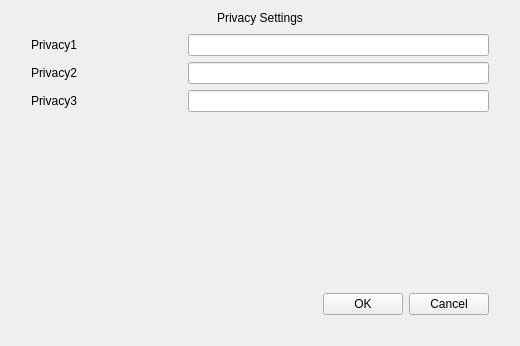
<?xml version="1.0" encoding="UTF-8"?>
<ui version="4.0">
 <class>PosPrivacySettings</class>
 <widget class="QWidget" name="PosPrivacySettings">
  <property name="geometry">
   <rect>
    <x>0</x>
    <y>0</y>
    <width>520</width>
    <height>346</height>
   </rect>
  </property>
  <property name="windowTitle">
   <string>Form</string>
  </property>
  <layout class="QVBoxLayout" name="verticalLayout">
   <property name="spacing">
    <number>0</number>
   </property>
   <item>
    <widget class="QLabel" name="label_title">
     <property name="minimumSize">
      <size>
       <width>0</width>
       <height>0</height>
      </size>
     </property>
     <property name="text">
      <string>Privacy Settings</string>
     </property>
     <property name="alignment">
      <set>Qt::AlignCenter</set>
     </property>
    </widget>
   </item>
   <item>
    <widget class="QWidget" name="widget_background" native="true">
     <property name="focusPolicy">
      <enum>Qt::StrongFocus</enum>
     </property>
     <layout class="QVBoxLayout" name="verticalLayout_2">
      <property name="leftMargin">
       <number>20</number>
      </property>
      <property name="rightMargin">
       <number>20</number>
      </property>
      <property name="bottomMargin">
       <number>20</number>
      </property>
      <item>
       <layout class="QGridLayout" name="gridLayout">
        <item row="2" column="1">
         <widget class="MyLineEdit" name="lineEditPrivacy2">
          <property name="sizePolicy">
           <sizepolicy hsizetype="Expanding" vsizetype="Fixed">
            <horstretch>2</horstretch>
            <verstretch>0</verstretch>
           </sizepolicy>
          </property>
         </widget>
        </item>
        <item row="1" column="1">
         <widget class="MyLineEdit" name="lineEditPrivacy1">
          <property name="sizePolicy">
           <sizepolicy hsizetype="Expanding" vsizetype="Fixed">
            <horstretch>2</horstretch>
            <verstretch>0</verstretch>
           </sizepolicy>
          </property>
         </widget>
        </item>
        <item row="1" column="0">
         <widget class="QLabel" name="labelPrivacy1">
          <property name="sizePolicy">
           <sizepolicy hsizetype="Preferred" vsizetype="Preferred">
            <horstretch>1</horstretch>
            <verstretch>0</verstretch>
           </sizepolicy>
          </property>
          <property name="text">
           <string>Privacy1</string>
          </property>
         </widget>
        </item>
        <item row="2" column="0">
         <widget class="QLabel" name="labelPrivacy2">
          <property name="sizePolicy">
           <sizepolicy hsizetype="Preferred" vsizetype="Preferred">
            <horstretch>1</horstretch>
            <verstretch>0</verstretch>
           </sizepolicy>
          </property>
          <property name="text">
           <string>Privacy2</string>
          </property>
         </widget>
        </item>
        <item row="3" column="0">
         <widget class="QLabel" name="labelPrivacy3">
          <property name="sizePolicy">
           <sizepolicy hsizetype="Preferred" vsizetype="Preferred">
            <horstretch>1</horstretch>
            <verstretch>0</verstretch>
           </sizepolicy>
          </property>
          <property name="text">
           <string>Privacy3</string>
          </property>
         </widget>
        </item>
        <item row="3" column="1">
         <widget class="MyLineEdit" name="lineEditPrivacy3">
          <property name="sizePolicy">
           <sizepolicy hsizetype="Expanding" vsizetype="Fixed">
            <horstretch>2</horstretch>
            <verstretch>0</verstretch>
           </sizepolicy>
          </property>
         </widget>
        </item>
       </layout>
      </item>
      <item>
       <spacer name="verticalSpacer">
        <property name="orientation">
         <enum>Qt::Vertical</enum>
        </property>
        <property name="sizeHint" stdset="0">
         <size>
          <width>20</width>
          <height>109</height>
         </size>
        </property>
       </spacer>
      </item>
      <item>
       <layout class="QHBoxLayout" name="horizontalLayout">
        <item>
         <spacer name="horizontalSpacer">
          <property name="orientation">
           <enum>Qt::Horizontal</enum>
          </property>
          <property name="sizeHint" stdset="0">
           <size>
            <width>40</width>
            <height>20</height>
           </size>
          </property>
         </spacer>
        </item>
        <item>
         <widget class="QPushButton" name="pushButtonOk">
          <property name="text">
           <string>OK</string>
          </property>
         </widget>
        </item>
        <item>
         <widget class="QPushButton" name="pushButtonCancel">
          <property name="text">
           <string>Cancel</string>
          </property>
         </widget>
        </item>
       </layout>
      </item>
     </layout>
    </widget>
   </item>
  </layout>
 </widget>
 <customwidgets>
  <customwidget>
   <class>MyLineEdit</class>
   <extends>QLineEdit</extends>
   <header>mylineedit.h</header>
  </customwidget>
 </customwidgets>
 <resources/>
 <connections/>
</ui>
